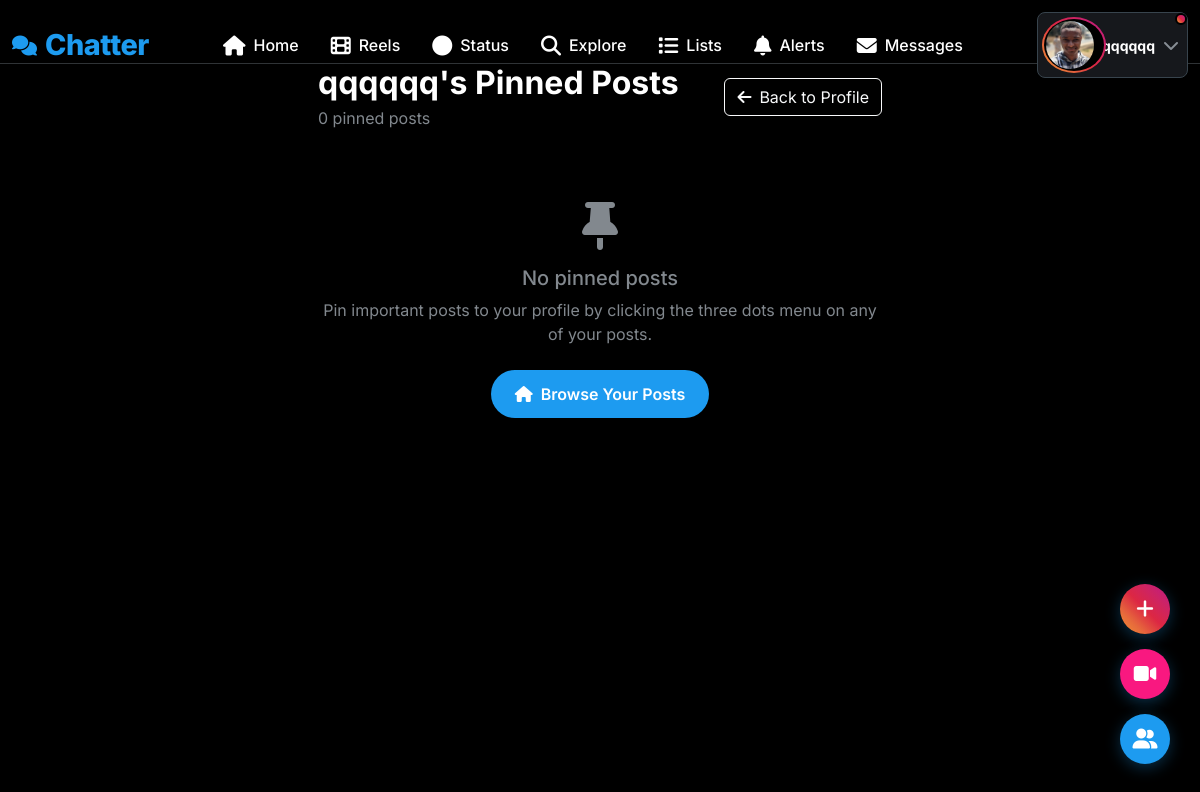
The page /profile/qqqqqq/pinned (signed in) on the database its author committed.
### app.py (models this page shows, shortened)
class User(UserMixin, db.Model):
    id = db.Column(db.Integer, primary_key=True)
    username = db.Column(db.String(80), unique=True, nullable=False, index=True)
    email = db.Column(db.String(120), unique=True, nullable=False, index=True)
    password_hash = db.Column(db.String(200), nullable=False)
    bio = db.Column(db.String(500))
    location = db.Column(db.String(100))
    website = db.Column(db.String(200))
    profile_picture = db.Column(db.String(200), default='default.jpg')
    cover_picture = db.Column(db.String(200), default='default_cover.jpg')
    is_admin = db.Column(db.Boolean, default=False)
    created_at = db.Column(db.DateTime, default=datetime.utcnow)
    is_online = db.Column(db.Boolean, default=False)
    last_seen = db.Column(db.DateTime, default=datetime.utcnow)
    is_verified = db.Column(db.Boolean, default=False)
    posts = db.relationship('Post', backref='author', lazy='dynamic', cascade='all, delete-orphan')
    likes = db.relationship('Like', backref='user', lazy='dynamic', cascade='all, delete-orphan')
    comments = db.relationship('Comment', backref='author', lazy='dynamic', cascade='all, delete-orphan')
    notifications = db.relationship('Notification', backref='user', lazy='dynamic', cascade='all, delete-orphan')
    sent_messages = db.relationship('Message', foreign_keys='Message.sender_id', backref='sender', lazy='dynamic')
    received_messages = db.relationship('Message', foreign_keys='Message.receiver_id', backref='receiver', lazy='dynamic')
    bookmarks = db.relationship('Bookmark', backref='user', lazy='dynamic', cascade='all, delete-orphan')
    reports_made = db.relationship('Report', foreign_keys='Report.reporter_id', backref='reporter', lazy='dynamic')
    reports_received = db.relationship('Report', foreign_keys='Report.reported_id', backref='reported', lazy='dynamic')
    pinned_posts = db.relationship('PinnedPost', backref='user', lazy='dynamic', cascade='all, delete-orphan')
    created_lists = db.relationship('UserList', backref='creator', lazy='dynamic', cascade='all, delete-orphan')
    list_subscriptions = db.relationship('ListSubscriber', backref='subscriber', lazy='dynamic', cascade='all, delete-orphan')
    list_memberships = db.relationship('ListMember', backref='member', lazy='dynamic', cascade='all, delete-orphan')
    reels = db.relationship('Reel', backref='user', lazy='dynamic', cascade='all, delete-orphan')
    reel_likes = db.relationship('ReelLike', backref='liker', lazy='dynamic', cascade='all, delete-orphan')
    reel_comments = db.relationship('ReelComment', backref='author', lazy='dynamic', cascade='all, delete-orphan')
    reel_views = db.relationship('ReelView', backref='viewer', lazy='dynamic', cascade='all, delete-orphan')
    statuses = db.relationship('Status', backref='user', lazy='dynamic', cascade='all, delete-orphan')
    status_views = db.relationship('StatusView', backref='viewer', lazy='dynamic', cascade='all, delete-orphan')
    followed = db.relationship(
        'User', secondary=followers,
        primaryjoin=(followers.c.follower_id == id),
        secondaryjoin=(followers.c.followed_id == id),
        backref=db.backref('followers', lazy='dynamic'), lazy='dynamic')
    blocked = db.relationship(
        'User', secondary=blocked_users,
        primaryjoin=(blocked_users.c.blocker_id == id),
        secondaryjoin=(blocked_users.c.blocked_id == id),
        backref=db.backref('blocked_by', lazy='dynamic'), lazy='dynamic')
    def has_blocked(self, user):
        return self.blocked.filter(blocked_users.c.blocked_id == user.id).count() > 0
    def can_interact_with(self, user):
        return not self.has_blocked(user) and not user.has_blocked(self)
    def get_unread_message_count(self):
        return Message.query.filter_by(receiver_id=self.id, is_read=False).count()
    def get_unread_notification_count(self):
        return Notification.query.filter_by(user_id=self.id, is_read=False).count()

### app.py (the view)
@app.route('/profile/<username>/pinned')
@login_required
def pinned_posts(username):
    user = User.query.filter_by(username=username).first_or_404()
    if not current_user.can_interact_with(user):
        flash('You cannot view this profile.', 'danger')
        return redirect(url_for('feed'))
    pinned_posts_data = PinnedPost.query.filter_by(user_id=user.id).order_by(
        PinnedPost.pinned_at.desc()
    ).all()
    pinned_posts = [pinned.post for pinned in pinned_posts_data if not pinned.post.is_deleted]
    return render_template('pinned_posts.html',
                         user=user,
                         posts=pinned_posts,
                         title=f"{user.username}'s Pinned Posts")

### app.py (called while the page is built)
@app.before_request
def update_last_seen():
    if current_user.is_authenticated:
        current_user.last_seen = datetime.utcnow()
        if current_user.is_online and (datetime.utcnow() - current_user.last_seen).seconds > 300:
            current_user.is_online = False
        db.session.commit()

@app.before_request
def check_blocked():
    if current_user.is_authenticated:
        pass

@login_manager.user_loader
def load_user(user_id):
    return User.query.get(int(user_id))

@app.before_request
def update_last_seen():
    if current_user.is_authenticated:
        current_user.last_seen = datetime.utcnow()
        if current_user.is_online and (datetime.utcnow() - current_user.last_seen).seconds > 300:
            current_user.is_online = False
        db.session.commit()

@app.before_request
def cleanup_expired_statuses():
    Status.query.filter(Status.expires_at < datetime.utcnow()).delete(synchronize_session=False)
    db.session.commit()

### templates/pinned_posts.html (shortened to what this page needs)
{% extends "base.html" %}
{% block content %}
<div class="container-fluid">
    <div class="row">
        <div class="col-lg-6 mx-auto">
            <div class="d-flex justify-content-between align-items-center mb-4">
                <div>
                    <h2 class="fw-bold mb-1">{{ title }}</h2>
                    <p class="text-muted mb-0">{{ posts|length }} pinned posts</p>
                </div>
                <a href="{{ url_for('profile', username=user.username) }}" class="btn btn-outline-light">
                    <i class="fas fa-arrow-left me-2"></i>Back to Profile
                </a>
            </div>
            {% if posts %}
                {% for post in posts %}
                <div class="glass-effect rounded-3 mb-3" style="border: 2px solid var(--primary-color); position: relative;">
                    <div class="position-absolute" style="top: 10px; right: 10px;">
                        <span class="badge" style="background: var(--primary-color);">
                            <i class="fas fa-thumbtack me-1"></i>Pinned
                        </span>
                    </div>
                    <div class="p-3">
                        {% include 'components/post_card.html' %}
                    </div>
                </div>
                {% endfor %}
            {% else %}
                <div class="text-center py-5">
                    <i class="fas fa-thumbtack fa-3x text-muted mb-3"></i>
                    <h5 class="text-muted">No pinned posts</h5>
                    <p class="text-muted">
                        {% if current_user.id == user.id %}
                        Pin important posts to your profile by clicking the three dots menu on any of your posts.
                        {% else %}
                        {{ user.username }} hasn't pinned any posts yet.
                        {% endif %}
                    </p>
                    {% if current_user.id == user.id %}
                    <a href="{{ url_for('feed') }}" class="btn btn-primary mt-2">
                        <i class="fas fa-home me-2"></i>Browse Your Posts
                    </a>
                    {% endif %}
                </div>
            {% endif %}
        </div>
    </div>
</div>
{% endblock %}

### templates/base.html (shortened to what this page needs)
<!DOCTYPE html>
<html lang="en" data-bs-theme="dark">
<head>
    <link href="https://cdn.jsdelivr.net/npm/bootstrap@5.3.0/dist/css/bootstrap.min.css" rel="stylesheet">
    <link href="https://cdnjs.cloudflare.com/ajax/libs/font-awesome/6.4.0/css/all.min.css" rel="stylesheet">
</head>
<body>
    <nav class="top-nav">
        <div class="container-fluid">
            <div class="row align-items-center">
                <div class="col">
                    <div class="d-flex align-items-center justify-content-between">
                        <a href="{{ url_for('feed') if current_user.is_authenticated else url_for('login') }}" class="text-decoration-none">
                            <div class="d-flex align-items-center">
                                <i class="fas fa-comments fa-lg me-2" style="color: var(--primary-color);"></i>
                                <span class="logo">Chatter</span>
                            </div>
                        </a>
                        {% if current_user.is_authenticated %}
                        <div class="d-none d-md-flex align-items-center">
                            <a class="nav-link {% if request.endpoint == 'feed' %}active{% endif %}" href="{{ url_for('feed') }}">
                                <i class="fas fa-home fa-lg me-2"></i>
                                <span>Home</span>
                            </a>
                            <a class="nav-link {% if request.endpoint == 'reels_feed' %}active{% endif %}" href="{{ url_for('reels_feed') }}">
                                <i class="fas fa-film fa-lg me-2"></i>
                                <span>Reels</span>
                            </a>
                            <a class="nav-link {% if request.endpoint == 'status_feed' %}active{% endif %}" href="{{ url_for('status_feed') }}">
                                <i class="fas fa-circle fa-lg me-2"></i>
                                <span>Status</span>
                            </a>
                            <a class="nav-link {% if request.endpoint == 'search' %}active{% endif %}" href="{{ url_for('search') }}">
                                <i class="fas fa-search fa-lg me-2"></i>
                                <span>Explore</span>
                            </a>
                            <a class="nav-link {% if request.endpoint == 'lists' %}active{% endif %}" href="{{ url_for('lists') }}">
                                <i class="fas fa-list fa-lg me-2"></i>
                                <span>Lists</span>
                            </a>
                            <a class="nav-link {% if request.endpoint == 'notifications' %}active{% endif %}" href="{{ url_for('notifications') }}">
                                <i class="fas fa-bell fa-lg me-2"></i>
                                <span>Alerts</span>
                            </a>
                            <a class="nav-link {% if request.endpoint == 'messages' %}active{% endif %}" href="{{ url_for('messages') }}">
                                <i class="fas fa-envelope fa-lg me-2"></i>
                                <span>Messages</span>
                            </a>
                        </div>
                        {% endif %}
                        {% if current_user.is_authenticated %}
                        <div class="dropdown">
                            <button class="btn d-flex align-items-center text-decoration-none p-2 rounded-3 {% if current_user and has_active_status(current_user.id) %}has-status-indicator{% endif %}"
                                    style="background: var(--card-color); border: 1px solid var(--border-light); color: var(--text-primary);"
                                    type="button" data-bs-toggle="dropdown">
                                <div class="profile-with-status">
                                    <img src="{{ get_user_avatar_url(current_user) }}"
                                         class="profile-img-with-ring avatar-sm me-2">
                                </div>
                                <span class="fw-bold small">{{ current_user.username }}</span>
                                <i class="fas fa-chevron-down text-muted ms-2"></i>
                            </button>
                        </div>
                        {% else %}
                        <div class="d-flex gap-2">
                            <a href="{{ url_for('login') }}" class="btn btn-outline-primary btn-sm">Login</a>
                            <a href="{{ url_for('signup') }}" class="btn btn-primary btn-sm">Sign Up</a>
                        </div>
                        {% endif %}
                    </div>
                </div>
            </div>
        </div>
    </nav>
    <div class="main-content">
        <div class="container-fluid">
            {% block content %}{% endblock %}
        </div>
    </div>
    {% if current_user.is_authenticated %}
    <div class="bottom-right-widget">
        <button class="widget-btn create-status" onclick="createStatus()" title="Create Status">
            <i class="fas fa-plus"></i>
        </button>
        <button class="widget-btn create-reel" onclick="uploadReel()" title="Upload Reel">
            <i class="fas fa-video"></i>
        </button>
        <button class="widget-btn" onclick="toggleFollowersStatus()" title="Friends' Status">
            <i class="fas fa-user-friends"></i>
        </button>
    </div>
    {% endif %}
    <div id="toast-container" class="toast-container position-fixed top-0 end-0 p-3"></div>
</body>
</html>

### templates/base.html (style rules this page uses)
:root { --primary-color: #1d9bf0; --primary-hover: #1a8cd8; --accent-color: #f91880; --success-color: #00ba7c; --background-color: #000000; --card-color: #16181c; --card-hover: #1e2025; --text-primary: #ffffff; --text-secondary: #71767b; --text-muted: #8b98a5; --border-color: #2f3336; --border-light: #38444d; --status-gradient: linear-gradient(45deg, #f09433, #e6683c, #dc2743, #cc2366, #bc1888); }
* { margin: 0; padding: 0; box-sizing: border-box; }
body { background-color: var(--background-color); color: var(--text-primary); font-family: 'Inter', 'Segoe UI', system-ui, -apple-system, sans-serif; line-height: 1.5; font-weight: 400; padding-top: 64px; }
.main-content { min-height: 100vh; background: var(--background-color); }
.nav-link { color: var(--text-primary) !important; border-radius: 50px; padding: 12px 16px; margin: 4px 0; font-weight: 500; transition: all 0.3s cubic-bezier(0.4, 0, 0.2, 1); position: relative; border: none; background: none; display: flex; align-items: center; text-decoration: none; }
.btn-primary { background: var(--primary-color); border: none; border-radius: 50px; font-weight: 600; padding: 12px 24px; transition: all 0.3s ease; }
.avatar-sm { width: 40px; height: 40px; border-radius: 50%; object-fit: cover; }
.logo { color: var(--primary-color); font-weight: 800; font-size: 1.8rem; letter-spacing: -0.5px; }
.top-nav { background: var(--background-color); border-bottom: 1px solid var(--border-color); padding: 12px 0; position: fixed; top: 0; left: 0; right: 0; z-index: 9999; height: 64px; }
.toast-container { z-index: 9999; }
.container-fluid { position: relative; z-index: 1; }
.profile-with-status { position: relative; display: inline-block; }
.profile-img-with-ring { position: relative; z-index: 3; border-radius: 50%; }
.profile-img-with-ring { width: 48px !important; height: 48px !important; object-fit: cover !important; }
.has-status-indicator { position: relative; }
.has-status-indicator::after { content: ''; position: absolute; top: 0; right: 0; width: 12px; height: 12px; background: var(--status-gradient); border-radius: 50%; border: 2px solid var(--background-color); z-index: 10; }
.bottom-right-widget { position: fixed; bottom: 100px; right: 30px; z-index: 9990; display: flex; flex-direction: column; align-items: flex-end; gap: 15px; }
.widget-btn { background: var(--primary-color); color: white; width: 50px; height: 50px; border-radius: 50%; display: flex; align-items: center; justify-content: center; font-size: 20px; box-shadow: 0 4px 15px rgba(29, 155, 240, 0.3); transition: all 0.3s ease; border: none; cursor: pointer; }
.widget-btn.create-status { background: var(--status-gradient); }
.widget-btn.create-reel { background: var(--accent-color); }

### rows shown on the page
User: profile_picture (picture), username "qqqqqq"

### other values the page prints
{{ title }} "qqqqqq's Pinned Posts"
{{ posts|length }} "0"
